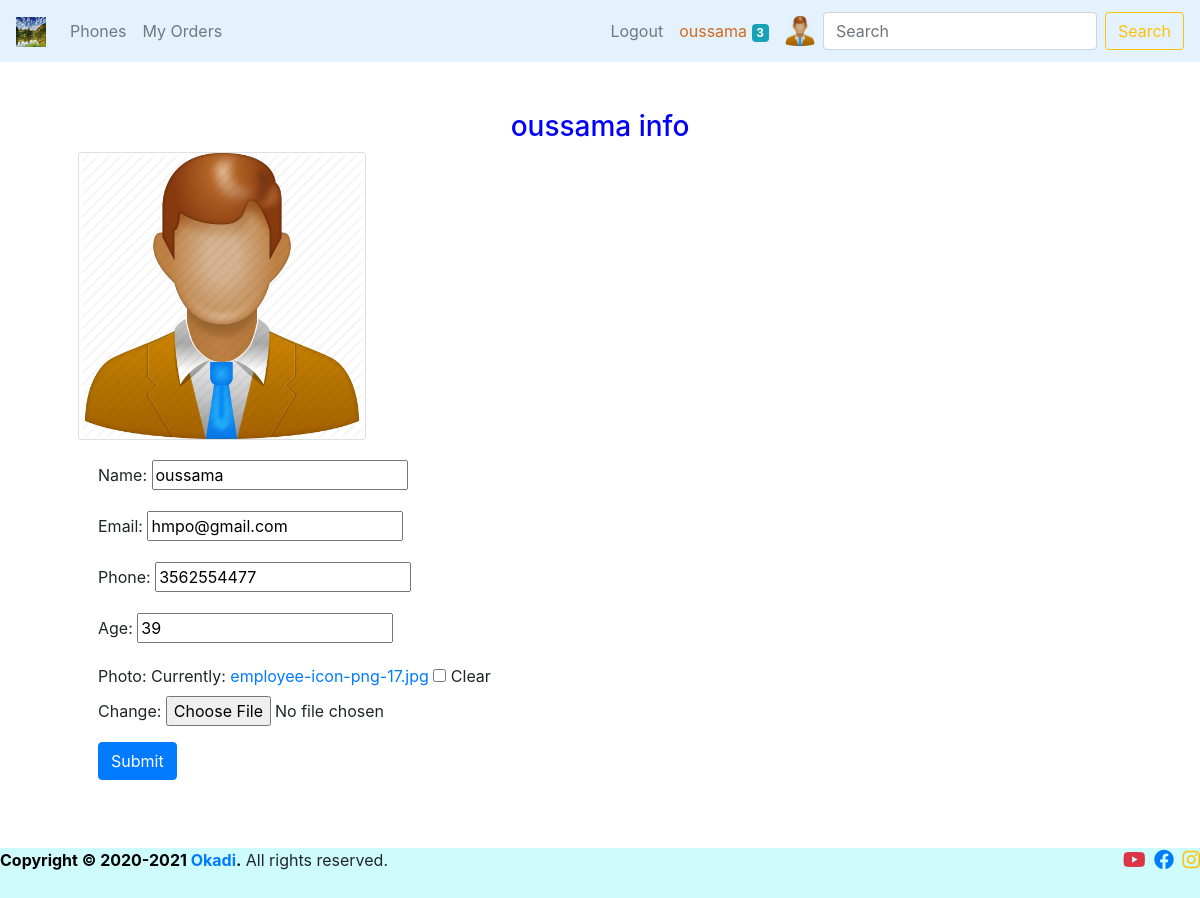
The page /profile_info/ (signed in) on the database its author committed.
### phonestore/models.py (models this page shows, shortened)
class Customer(models.Model):
    user = models.OneToOneField(User, null=True, on_delete=models.CASCADE)
    name = models.CharField(max_length=100, null=True)
    email =models.EmailField(max_length=150, null=True)
    phone = models.CharField(max_length=100, null=True)
    age = models.CharField(max_length=100, null=True)
    date_created = models.DateTimeField(auto_now_add=True, null=True)
    photo = models.ImageField(blank=True, null=True, default='wallpaper1.jpg')

### phonestore/views.py (the view)
# urls.py: path('profile_info/', views.profile_info, name='profile_info'),
def profile_info(request):
    orders = request.user.customer.order_set.all()
    total_order = orders.filter().count()
    customer = request.user.customer
    form = CustomerForm(instance=customer)
    if request.method == 'POST':
        form= CustomerForm(request.POST, request.FILES, instance=customer)
        if form.is_valid():
            form.save()
            return redirect('profile_info')
    context = {
        'total_order': total_order,
        'form':form
    }
    return render(request, 'phonestore/profile_info.html',context, )

### phonestore/forms.py
class CustomerForm(ModelForm):
    class Meta:
        model = Customer
        fields = "__all__"
        exclude = ['user',]

### phonestore/templates/phonestore/profile_info.html (shortened to what this page needs)
{% extends 'phonestore/main.html' %}
{% block content %}
<div class="container p-5">
    <h3 class="prof_name">{{request.user.customer.name}} info</h3>
<div class="card" style="width: 18rem;">
    {% if request.user.customer.photo %}
    <img src="{{request.user.customer.photo.url}}" class="card-img-top " alt="AVATAR">
    {% endif %}
  </div>
  <div class="card-body">
    <form action="" method="POST" enctype="multipart/form-data"  >
        <div >
          {{form.as_p}}
       </div>
        <button type="submit" class="btn btn-primary">Submit</button>
      </form>
</div>
</div>
{% endblock %}

### phonestore/templates/phonestore/navbar.html (shortened to what this page needs)
{% load static %}
<nav class="navbar navbar-expand-lg navbar-light sticky-top" >
  <a class="navbar-brand" href="/">
    <img src="{% static 'img/wallpaper1.jpg' %}" width="30" height="30" alt="" loading="lazy">
  </a>
    <div class="collapse navbar-collapse" id="navbarSupportedContent">
      <ul class="navbar-nav mr-auto">
          <li class="nav-item">
            <a class="nav-link" href="{% url 'phones' %}">Phones</a>
          </li>
          <li class="nav-item">
            <a class="nav-link" href="{% url 'profile' %}">My Orders</a>
          </li>
      </ul>
      {% if request.user.is_authenticated %}
      <ul class="navbar-nav ">
        <li class="nav-item">
          <a class="nav-link" href="{% url 'userlogout' %}">Logout</a>
        </li>
      </ul>
      {% endif %}
      <ul class="navbar-nav ">
        <li class="nav-item">
          <a class="nav-link" style="color: chocolate;" href="{% url 'profile_info' %}">{{request.user}}
            <span class="badge badge-info">{{total_order}}</span></a>
        </li>
      </ul>
      {% if request.user.is_authenticated %}
      <ul class="navbar-nav ">
        <li class="nav-item">
          <a class="nav-link"><img src="{{request.user.customer.photo.url}}"  alt="AVATAR" width="30" height="30" alt="" loading="lazy">
          </a>
        </li>
      </ul>
          <form method="GET" action="{% url 'dashboard' %}"  class="form-inline my-2 my-lg-0">
            <input class="form-control mr-sm-2" type="search" name="search_name" placeholder="Search" aria-label="Search">
            <button class="btn btn-outline-warning my-2 my-sm-0" type="submit">Search</button>
          </form>
          {% endif %}
    </div>
  </nav>

### static/css/style.css (style rules this page uses)
.navbar { background-color: #e3f2fd; }
.prof_name { color: blue; text-align: center !important; }

### rows shown on the page
Customer: name "oussama", email "hmpo@gmail.com", phone "3562554477", age "39"

### other values the page prints
{{ request.user }} "oussama"
{{ total_order }} "3"
{{ request.user.customer.name }} "oussama"
